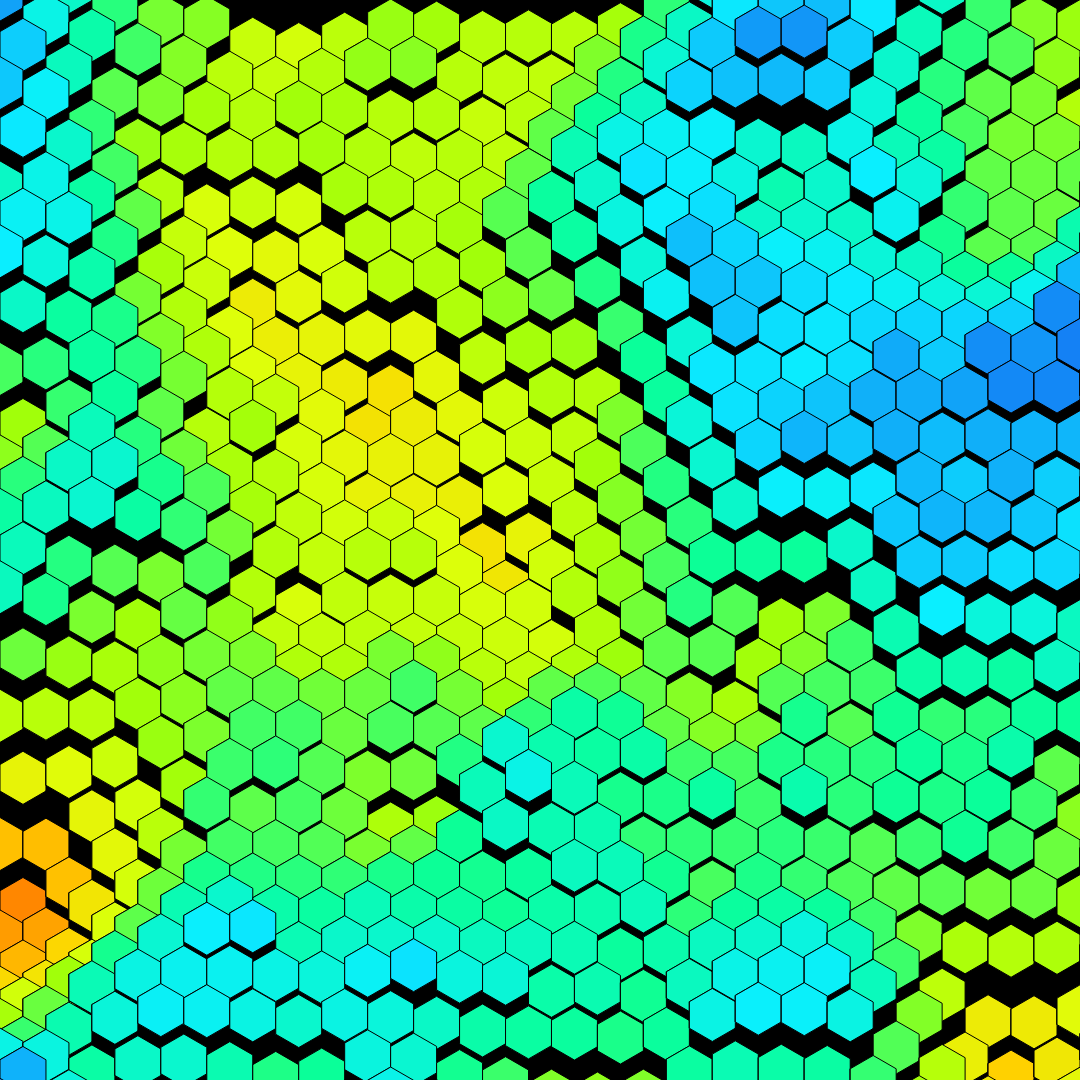
Frame 1 (no input)
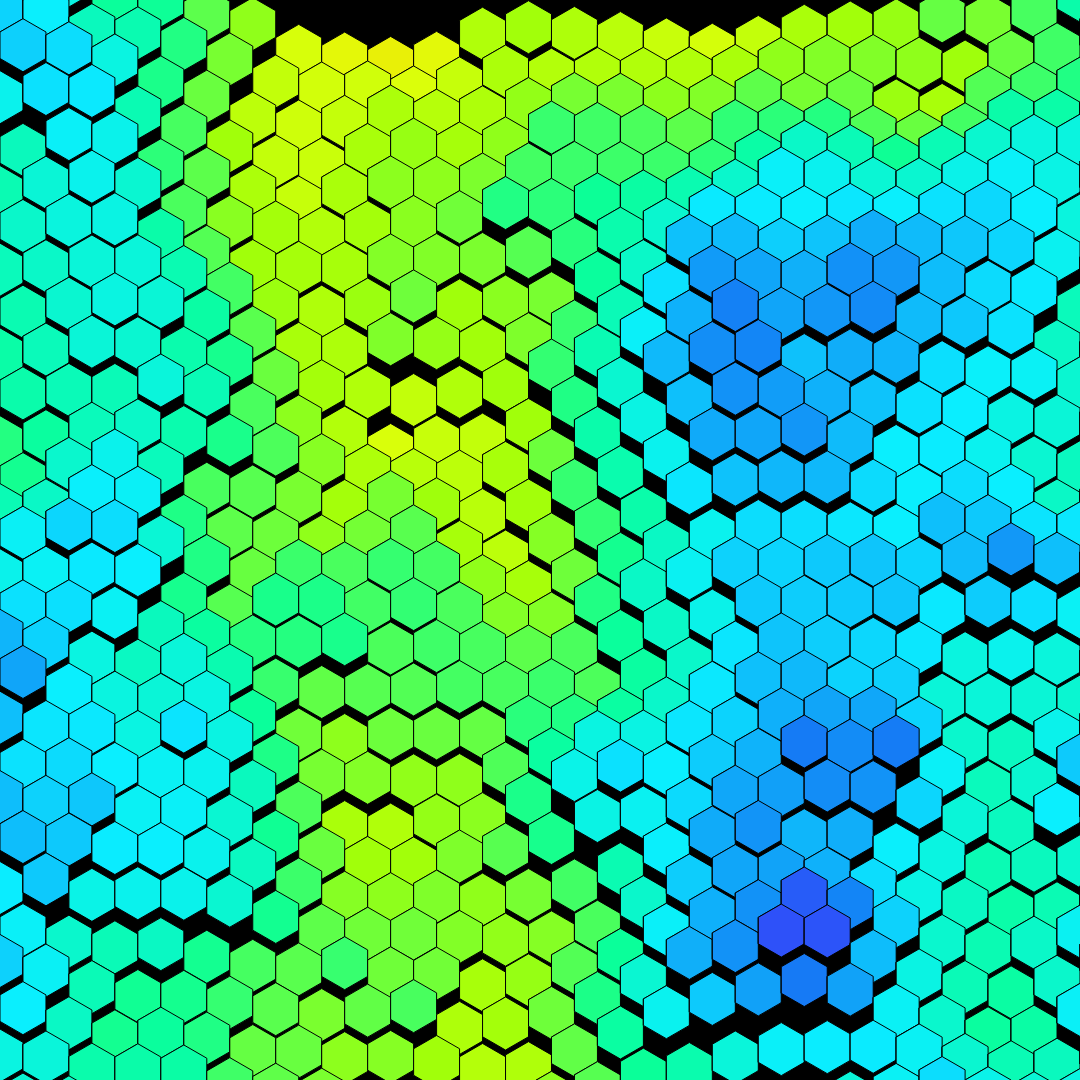
Frame 60 (no input)
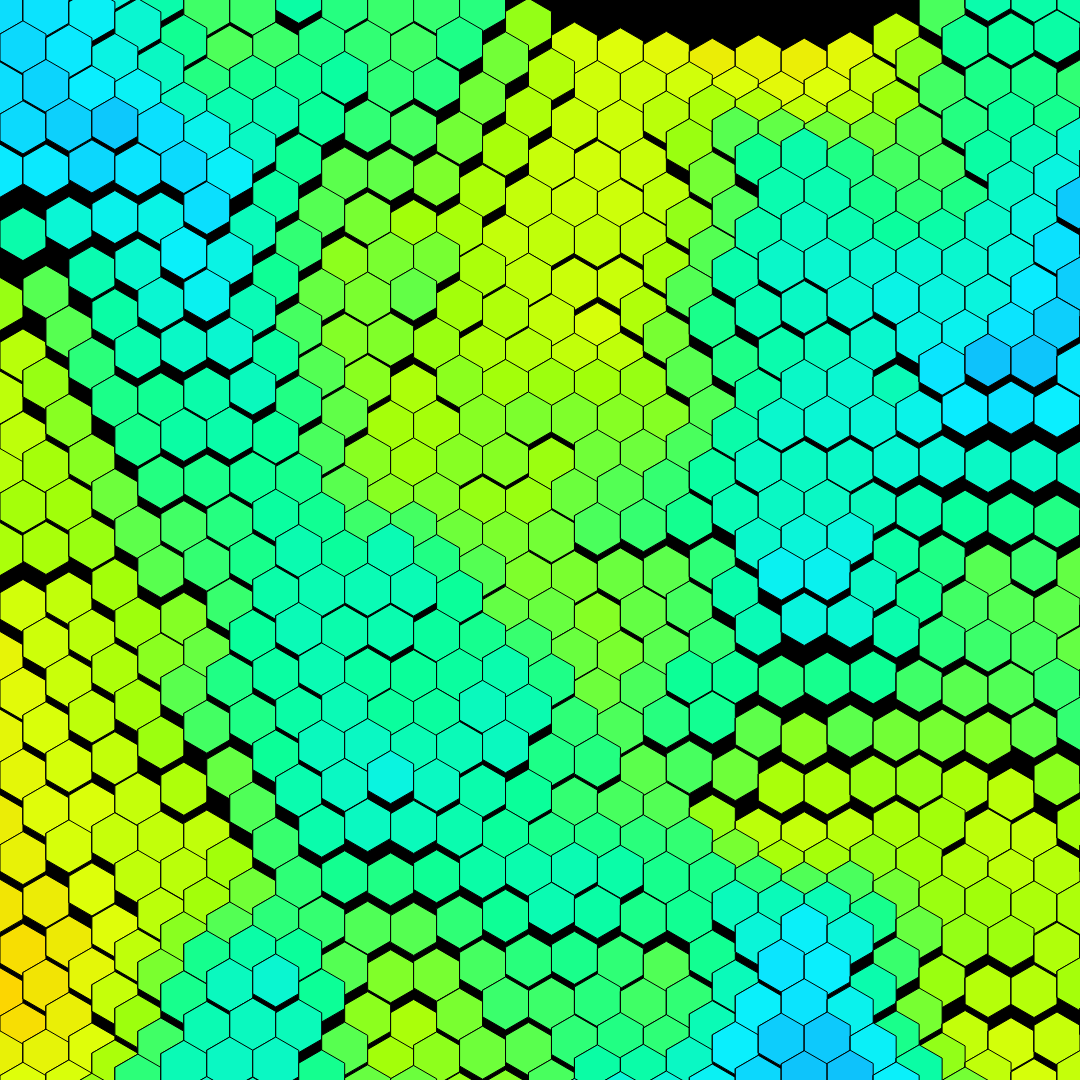
Frame 120 (the mouse pressed at the canvas centre since frame 60)

The p5.js sketch that drew these frames (run headless with seeded random() and noise() and a simulated clock; from frame 60 on, the mouse is pressed at the canvas centre):

// p5.js sketch
// ── sketch.js
/*
Author: Project Somedays
Date: 2023-12-10
Classic visualisation of 2D perlin noise, but with hexagonal columns instead
Opportunities:
  - Lerping between colour bands
  - Perlin noise movement throughout the 2D perlin noise space
  - Change of perspective
*/
// let colours = ['#d9ed92', '#b5e48c', '#99d98c', '#76c893', '#52b69a', '#34a0a4', '#168aad', '#1a759f', '#1e6091', '#184e77'].reverse();
// let colours = ['#2d00f7', '#6a00f4', '#8900f2', '#a100f2', '#b100e8', '#bc00dd', '#d100d1','#db00b6', '#e500a4', '#f20089'];
let colours = ["#ff0000","#ff8700","#ffd300","#deff0a","#a1ff0a","#0aff99","#0aefff","#147df5","#580aff","#be0aff"];
let nx = 25;
let ny; // because of how hexagons tesselate, there needs to be more rows than columns
let r, halfSide, R;
let zoomFactor = 400;
let xShift, yShift; // for moving the grid over the 2D perlin noise landscape
let tSpeed, t; // for changing the evolution rate of the landscape
let grid = [];
let step = 5;

function setup() {
  // createCanvas(windowHeight, windowHeight, P2D);
  createCanvas(1080, 1080, P2D);
  ny = nx*1.2; // this could be more exact, but I can't be bothered to do the maths
  r = width/(2*(nx-1.5)); // same as above. Just ensures it fits on the screen nicely
  R = r/cos(PI/6);
  halfSide = R*sin(PI/6);
  xShift = 0;
  yShift = 0;
  t = 0;
  tSpeed = 0.03;//0.01;
  initGrid();
  pixelDensity(1);
}

function draw() {
  background(0);
  updateShift();
  updateAndShowGrid();
  t += tSpeed;
  
}

class Hex{
  constructor(x,y){
    this.p = createVector(x,y);
    this.corners = []; // storing the corners makes it easier to draw the pillars in 2D
    this.nVal = 0.0;
    this.h = 0.0;
    this.col = color(255);
    for(let i = 0; i < 6; i++){
      let a = i*TWO_PI/6 + PI/6; // orientates it so that parallel sides are vertical
      this.corners.push(createVector(this.p.x + R*cos(a), this.p.y + R*sin(a)));
    }
  }
  
  update(){
    this.nVal = noise((this.p.x+xShift)/zoomFactor, (this.p.y + yShift)/zoomFactor,t);
    this.h = map(this.nVal, 0, 1, -height/8, height/8); // how much to move up by
    let c = map(this.nVal, 0, 1, 0, colours.length);
    let c1 = floor(c);
    let c2 = ceil(c);
    this.col = lerpColor(color(colours[c1]), color(colours[c2]), c - floor(c)); // c - floor(c) gives just the decimal value between colours
  }
  
  show(){
    fill(this.col);
    beginShape();
    for(let i = 0; i < 6; i++){
      vertex(this.corners[i].x, this.corners[i].y - this.h);
    endShape(CLOSE);
    }
    
  }
}

function initGrid(){
  for(let row = 0; row < ny; row++){
    let hexRow = [];
    for(let col = 0; col < nx; col++){
      let x;
      let y;
      // rows are offset in the x direction in this orientation
      if (row%2 == 0) {
        x = r*(1+ 2*col);
        y = row*(R + halfSide);
      } else {
        x = col*2*r;
        y = row*(halfSide + R);
      }
      hexRow.push(new Hex(x,y));
    }
    grid.push(hexRow);
  }
}


function updateAndShowGrid(){
  for(let row = 0; row < ny; row++){
    for(let col = 0; col < nx; col++){
      grid[row][col].update();
      grid[row][col].show();
    }
  }
}


function updateShift() {
  if (keyIsDown(83)) {
    // Hold down 's', add 1 to yShift
    yShift += step;
  }
  if (keyIsDown(87)) {
    // Hold down 'w', subtract 1 from yShift
    yShift -= step;
  }
  if (keyIsDown(68)) {
    // Hold down 'd', add 1 to xShift
    xShift += step;
  }
  if (keyIsDown(65)) {
    // Hold down 'a', subtract 1 from xShift
    xShift -= step;
  }
}
